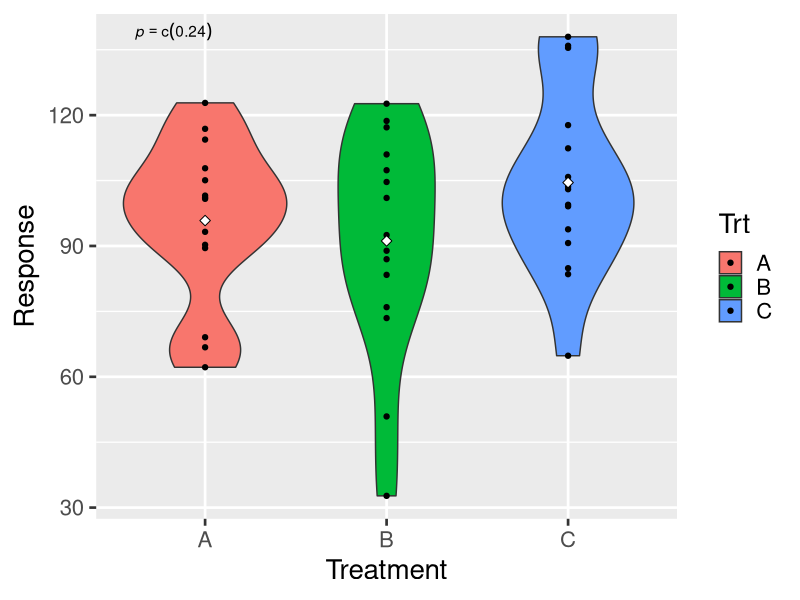
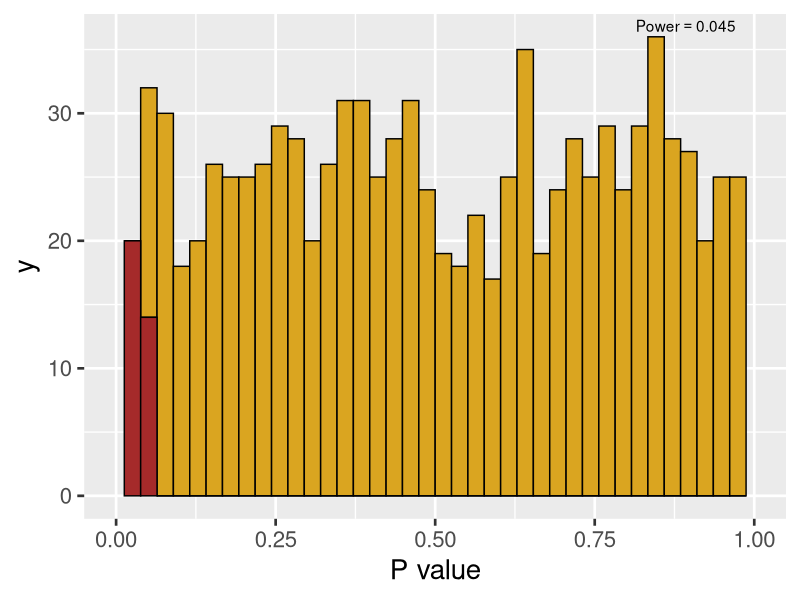

These charts were generated, in order, by the following R code:
## ---- chunk 1
knitr::opts_chunk$set(echo = TRUE)
## ---- chunk 2
# set.seed <- 57   # for repeatable results
library(ggplot2)

RanN <- 1000     # number of random data sets to create

MeanA <- 100 # mean of treatment group A
sdA <- 20    # standard deviation of treatment group A
RepA <- 15   # number of replicates of treatment group A

MeanB <- 100
sdB <- 20
RepB <- 15

MeanC <- 100
sdC <- 20
RepC <- 15

ParamList <- list(RanN=RanN,
                  MeanA=MeanA,sdA=sdA,RepA=RepA,
                  MeanB=MeanB,sdB=sdB,RepB=RepB,
                  MeanC=MeanC,sdC=sdC,RepC=RepC)

## ---- chunk 3
##################################################
# function: DataGen
# create a single data frame
# input: parameter list 
# output: 2-column dataframe, with factor Treatment and response
#------------------------------------------------- 
DataGen <- function(ParamList) {
Trt1 <- rnorm(n=RepA,mean=MeanA,sd=sdA)
Trt2 <- rnorm(n=RepB,mean=MeanB,sd=sdB)
Trt3 <- rnorm(n=RepC,mean=MeanC,sd=sdC)
Trt <- c(rep("A",RepA),rep("B",RepB),rep("C",RepC))
x <- data.frame(Trt,Response=c(Trt1,Trt2,Trt3))
return(x)

}
##################################################

## ---- chunk 4
##################################################
# function: getP
# extract p-value from ANOVA
# input: data frame
# output: p-value for ANOVA
#------------------------------------------------- 
getP <- function(dframe) {
pVal <- unlist(summary(aov(dframe$Response~dframe$Trt)))["Pr(>F)1"]
return(pVal)
}
##################################################
## ---- chunk 5
##################################################
# function: AnovaPlot
# Creates box plots with data overlays for ANOVA data
# input: 2-column long-form data frame with 1-way layout
# output: ggplot graph
#------------------------------------------------- 
AnovaPlot <- function(z) {
  # pull out p value from model summary
  pVal <- getP(z)
  # create an expression to add to the graph
eqn <- as.character(as.expression(
       substitute(italic(p) == pCon,
                  list(pCon= format(pVal,digits=3)))))
  
  
AnovaFig <- ggplot(data=z, aes(x=Trt,y=Response,fill=Trt))
AnovaFig +  
  geom_violin() +
  geom_point() + 
  theme_gray(base_size = 20) +
  xlab("Treatment") +
  stat_summary(fun.y=mean,geom="point",fill="white",shape=23,size=2.5) +
  annotate("text",label=eqn,parse=TRUE,x=-Inf,y=Inf,hjust=-0.5,vjust=1.5)

}
##################################################

## ---- chunk 6
##################################################
# function: SimEngine
# Simulates multiple runs of DataGen and retains p value from each
# input: ParamList, which contains the number of simulations RanN
# output: Vector of p values
#------------------------------------------------- 
SimEngine <- function(z) {

pVec <- replicate(n=z$RanN,expr=getP(DataGen(z)))  

return(pVec)
}
##################################################
## ---- chunk 7

##################################################
# function: PowerHistogram
# Plots distribution of p values from simulated data
# input: vector of p values
# output: two-color histogram and calculation of overall power
#------------------------------------------------- 
PowerHistogram <- function(v) {

# create data frame including color split at p <= 0.05
  sigP <- ifelse(v<=0.05,"Sig","NonSig")
  plotData <- data.frame(pVal=v,sig=sigP)
  
  # pull out p value from model summary
  Powerx <- mean(plotData$pVal<=0.05)
    # create an expression to add to the graph
eqn <- as.character(as.expression(
       substitute(Power == Powerx,
                  list(Powerx = format(Powerx,digits=3)))))
  
  PowerPlot <- ggplot(data=plotData,aes(x=pVal,fill=sig))
  PowerPlot + geom_histogram(bins=40,color="black") +
  theme_gray(base_size=20) + 
  xlab("P value") +
  scale_fill_manual(values=c("goldenrod","brown")) +
  xlim(0,1) +
  annotate("text",label=eqn,parse=TRUE,x=Inf,y=Inf,hjust=1.5,vjust=1.5) +
  guides(fill=FALSE)
  
}
##################################################
## ---- chunk 8
AnovaPlot(DataGen(ParamList))        # Depict sample data set
PowerHistogram(SimEngine(ParamList)) # Replicate model, conduct power test, plot results
